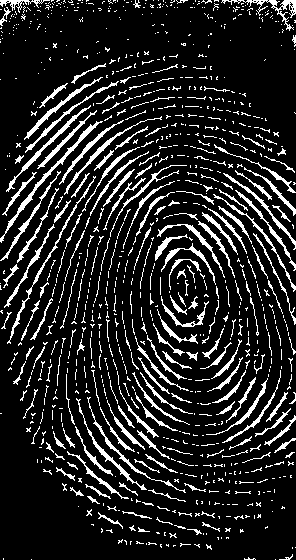
#> input picture skel.bmp, 296 x 560 px
$ python minucias.py
#> lines starting #> are read from the running program, lines starting #| are printed output that depends on the picture
#> `img = cv2.imread("skel.bmp",0)`: img: shape (560, 296); 14% white in thin lines or dots
import cv2
import numpy as np
import math

#Conta quantas linhas saem de um quadrado 5x5 en volta do ponto (x,y)
def contarLinhas(img, x, y, tipo):
	pontos3 = [[x-1,y-1],[x-1,y],[x-1,y+1],[x,y+1],[x+1,y+1],[x+1,y],[x+1,y-1],[x,y-1]]#9
	pontos5 = [[x-2,y-2],[x-2,y-1],[x-2,y],[x-2,y+1],[x-2,y+2],[x-1,y+2],[x,y+2],[x+1,y+2],[x+2,y+2],[x+2,y+1],[x+2,y],[x+2,y-1],[x+2,y-2],[x+1,y-2],[x,y-2],[x-1,y-2]]#25
	i = 0
	linhas = 0
	if tipo == 3:
		tam = 8
		pontos = pontos3
	else:
		tam = 16
		pontos = pontos5
	while i < tam:
		if img[pontos[i][0]][pontos[i][1]] == 255:
			while i < tam and img[pontos[i][0]][pontos[i][1]] == 255:
				i += 1
			linhas += 1
		i += 1

	return linhas

#ideia: marcar 5x5 se o 3x3 der certo
def marcarMin(img, x, y):
	#pontos3 = [[x-1,y-1],[x-1,y],[x-1,y+1],[x,y+1],[x+1,y+1],[x+1,y],[x+1,y-1],[x,y-1]]
	pontos = [[x-2,y-2],[x-2,y-1],[x-2,y],[x-2,y+1],[x-2,y+2],[x-1,y+2],[x,y+2],[x+1,y+2],[x+2,y+2],[x+2,y+1],[x+2,y],[x+2,y-1],[x+2,y-2],[x+1,y-2],[x,y-2],[x-1,y-2]]#25
	if img[x,y] == 255 and contarLinhas(img, x, y, 3) > 3 and contarLinhas(img, x, y, 5) == 3:
		for pt in pontos:
			img[pt[0], pt[1]] = 127

def extrmin(img, z):
#> called with z = 0
	x, y = img.shape
#> x = 560; y = 296
	for i in range(2, x - 2):
		for j in range(2, y - 2):
			marcarMin(img, i, j)
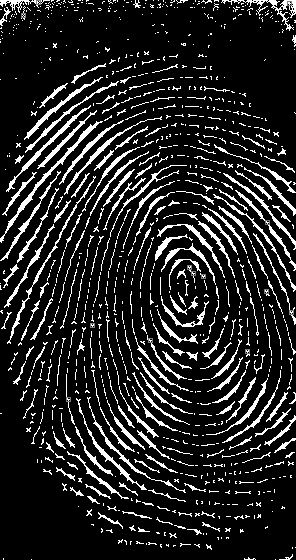
#> img: shape (560, 296); min 0, max 255, mean 35.9
	cv2.imwrite("testeMin%s.bmp"%(z), img)

#Faz nada ainda
def acharCentro(img):
	dir = np.matrix("5 5", np.int32)
	pos = np.matrix("0 0", np.int32)
	while(True):
		pos = pos + dir

str = 'saidasteste\\saida10%d_%d.bmp'
# [4 lines of commented-out code are left out]

img = cv2.imread("skel.bmp",0)
extrmin(img, 0)
